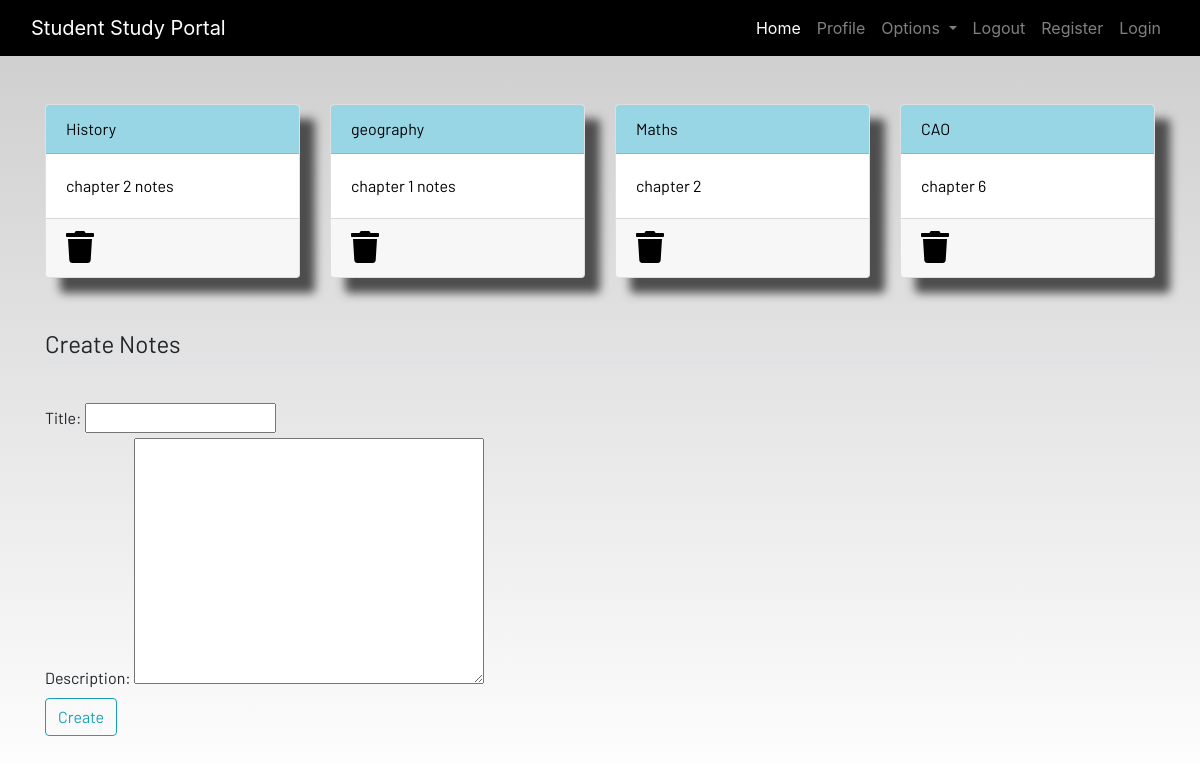
Screenshot of /notes (signed in) with the database file from the repository.
### dashboard/models.py (models this page shows, shortened)
class Notes(models.Model):
    user = models.ForeignKey(User,on_delete=models.CASCADE)
    title = models.CharField(max_length=200)
    description = models.TextField()
    class Meta:                     # for this class remove the extra s in admion table before:Notess after:Notes
       verbose_name = "notes"
       verbose_name_plural = "notes"

### dashboard/views.py (the view)
# urls.py: path('notes',views.notes,name='notes'),
def notes(request):
    if request.method == 'POST':
        form = NotesForm(request.POST)
        if form.is_valid():
            notes = Notes(user=request.user,title=request.POST['title'],description=request.POST['description'])
            notes.save()
        messages.success(request,f"Notes Added from {request.user.username} Successfully!")
    else:
          form = NotesForm()
    notes = Notes.objects.filter(user=request.user)       # request.user means login user
    context = {'notes':notes,'form':form}
    return render(request,'dashboard/notes.html',context)

### dashboard/forms.py
class NotesForm(forms.ModelForm):
    class Meta:
        model = Notes
        fields = ['title','description']

### dashboard/templates/dashboard/notes.html (shortened to what this page needs)
{% extends 'dashboard/base.html' %}
{% load static %}
{% block content %}
<div class="container">
    <div class="row">
        {% for note in notes %}
        <div class="col-md-3">
            <a href="{% url 'notes-detail' note.id %}">
                <div class="card">
                    <div class="card-header">{{note.title}}</div>
                    <div class="card-body">{{note.description | slice:"0:100"}}</div>
                    <div class="card-footer mt-auto "><a href="{% url 'delete-note' note.id %}">
                        <i class="fa fa-trash fa-2x"></i></a>
                    </div>
                </div>
            </a>
        </div>
        {% endfor %}
        <br><br>
    </div>
</div>
<br><br>
<div class="container">
    <form method="POST">
        <fieldset class="form-group">
            <legend class="border-bottom mb-4">Create Notes</legend>
        </fieldset>
        {{form}}
        <div class="form-group">
            <button href="" class="btn btn-outline-info" type="submit">
                Create
            </button>
        </div>
    </form>
</div>
{% endblock content %}

### static/css/main.css (style rules this page uses)
html { scroll-behavior: smooth; height: 100%; width: 100%; }
.card { box-shadow: 15px 15px 10px rgb(78, 77, 77); }
a { text-decoration: none !important; color: black; }
.card-header { color: black !important; background: rgb(152, 214, 230) !important; transition: 0.3s ease-in; }
html, body { max-width: 100%; overflow-x: hidden; height: 100%; width: 100%; }
body { background: linear-gradient(rgba(0, 0, 0, 0.2), rgba(255, 255, 255, 0.5)); overflow-x: hidden; background-repeat: no-repeat; }
.card-header { background-color: rgb(133, 204, 231); }
.col-md-3 .card { width: 100%; height: 100%; }
.fa { color: black; }

### rows the page displays
Notes: title "History", description "chapter 2 notes"
Notes: title "geography", description "chapter 1 notes"
Notes: title "Maths", description "chapter 2"
Notes: title "CAO", description "chapter 6"
